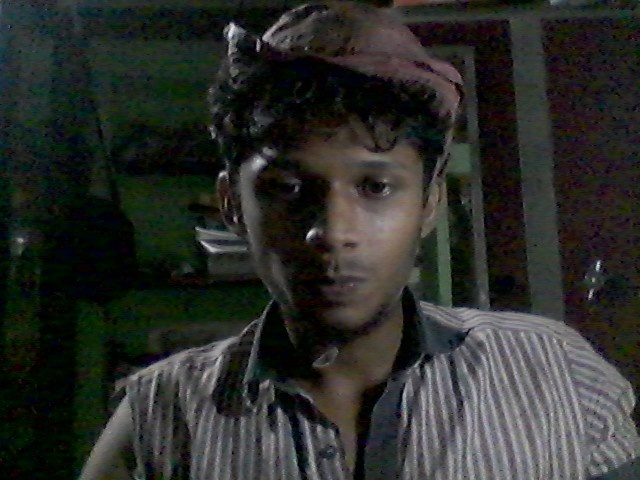
#> input picture debug/step1_input_frame_0.jpg, 640 x 480 px
$ python -i face_alignment_service.py   (imports and definitions only)
#> lines starting #> are read from the running program, lines starting #| are printed output that depends on the picture
#> further down, picture is the input picture: shape (480, 640, 3); mean B, G, R 42.5, 45.9, 44.1
# -*- coding: utf-8 -*-
"""
Face Alignment & Illumination Normalization Service Module
-----------------------------------------------------------
1. 5-landmark affine similarity transformation (Umeyama alignment to 112x112).
2. Illumination normalization using CLAHE (Contrast Limited Adaptive Histogram Equalization).
3. Pose angle calculation (yaw, pitch, roll).
"""

import cv2
import numpy as np
import logging
from typing import Tuple, Optional, List, Dict, Any

logger = logging.getLogger("pipeline.face_alignment")

# ArcFace standard 112x112 5-point landmark template
ARC_FACE_5POINT_TEMPLATE = np.array([
    [38.2946, 51.6963],  # Left Eye
    [73.5318, 51.5014],  # Right Eye
    [56.0252, 71.7366],  # Nose Tip
    [41.5493, 92.3655],  # Left Mouth Corner
    [70.7299, 92.2041]   # Right Mouth Corner
], dtype=np.float32)


class FaceAlignmentService:
    def __init__(self):
        self.clahe = cv2.createCLAHE(clipLimit=2.0, tileGridSize=(8, 8))

    # [36 lines left out: functions align_and_normalize, align_face_5landmarks, not called in this run]


    def normalize_illumination(self, img: np.ndarray) -> np.ndarray:
        """
        Applies CLAHE on Luminance channel of LAB color space to stabilize uneven lighting.
        """
        try:
            lab = cv2.cvtColor(img, cv2.COLOR_BGR2LAB)
#> lab: shape (480, 640, 3); mean of channels 0, 1, 2 46.9, 126.8, 129.8
            l, a, b = cv2.split(lab)
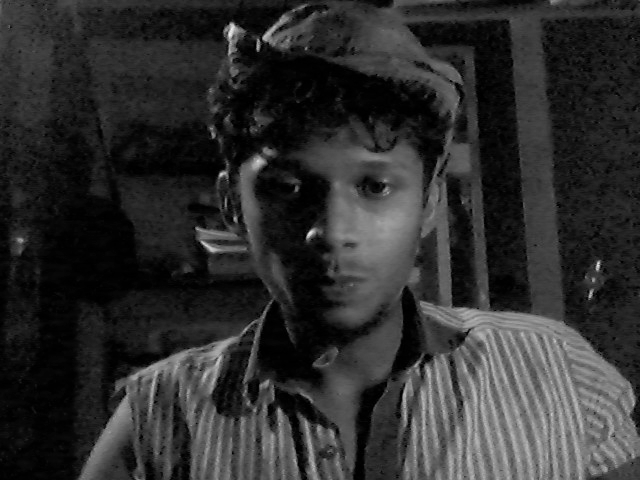
#> l: shape (480, 640); min 0, max 242, mean 46.9
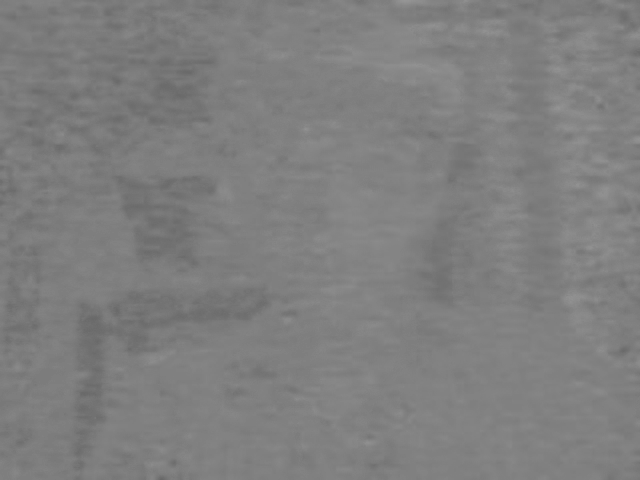
#> a: shape (480, 640); min 104, max 150, mean 126.8
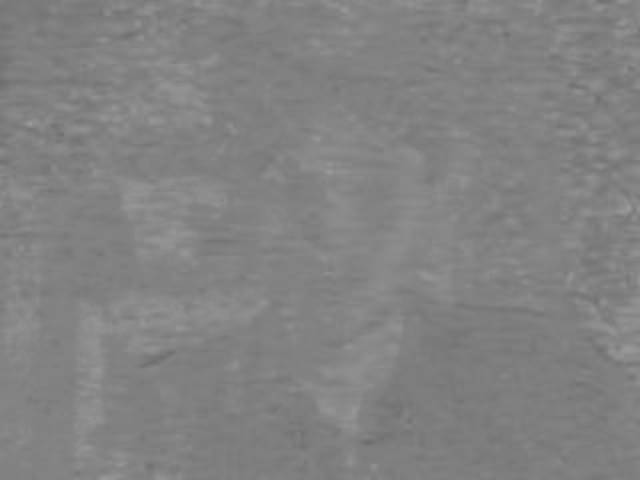
#> b: shape (480, 640); min 108, max 154, mean 129.8
            cl = self.clahe.apply(l)
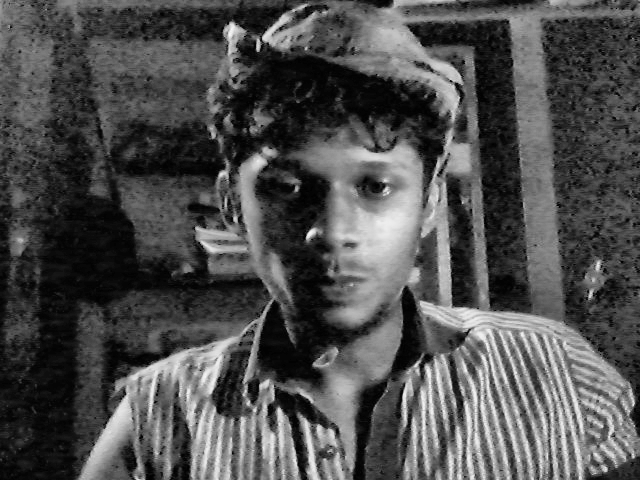
#> cl: shape (480, 640); min 0, max 249, mean 79
            limg = cv2.merge((cl, a, b))
#> limg: shape (480, 640, 3); mean of channels 0, 1, 2 79, 126.8, 129.8
            final_bgr = cv2.cvtColor(limg, cv2.COLOR_LAB2BGR)
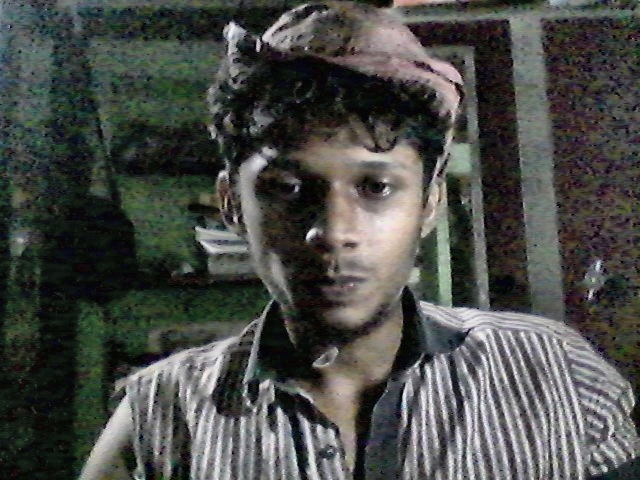
#> final_bgr: shape (480, 640, 3); mean B, G, R 72.6, 75.9, 74.3
            return final_bgr
        except Exception as e:
            logger.warning(f"Illumination normalization failed: {e}")
            return img

    # [41 lines left out: function _umeyama, not called in this run]


face_alignment_service = FaceAlignmentService()

>>> import cv2
>>> picture = cv2.imread('../../../debug/step1_input_frame_0.jpg')
>>> result = FaceAlignmentService().normalize_illumination(picture)

$ run again, on debug/step1_input_frame_1.jpg
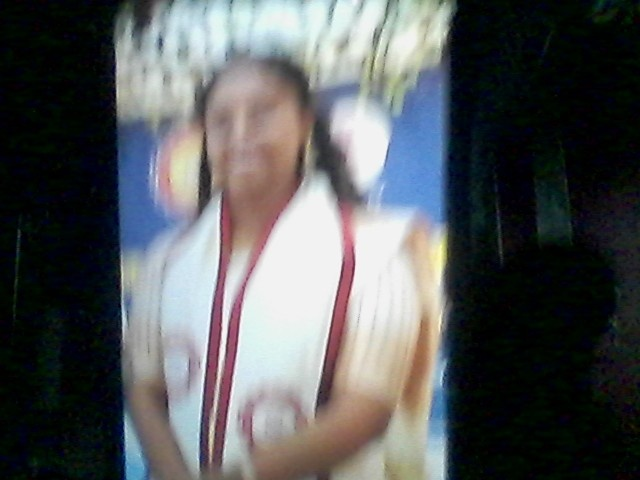
#> input picture debug/step1_input_frame_1.jpg, 640 x 480 px
#> picture is the input picture: shape (480, 640, 3); mean B, G, R 91.4, 89.6, 87.4
#> lab: shape (480, 640, 3); mean of channels 0, 1, 2 92.1, 128.3, 126.9
#> in normalize_illumination, `l, a, b = cv2.split(lab)`:
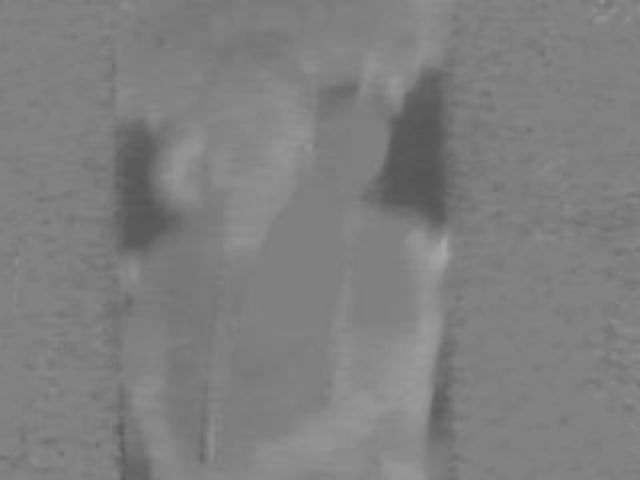
#> b: shape (480, 640); min 84, max 167, mean 126.9
#> limg: shape (480, 640, 3); mean of channels 0, 1, 2 90.6, 128.3, 126.9
#> in normalize_illumination, `final_bgr = cv2.cvtColor(limg, cv2.COLOR_LAB2BGR)`:
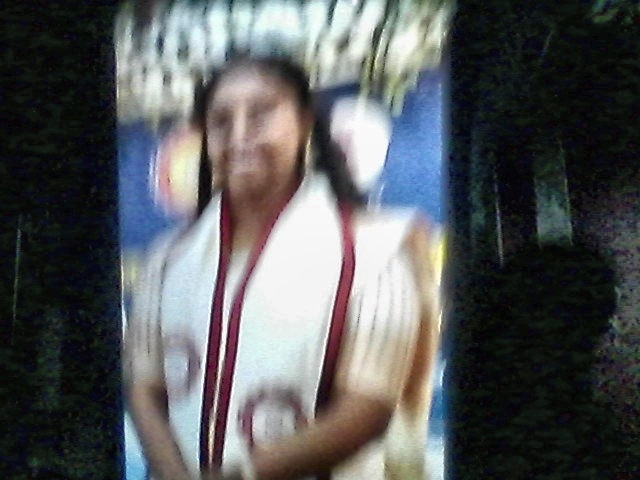
#> final_bgr: shape (480, 640, 3); mean B, G, R 90.5, 88.8, 86.6
